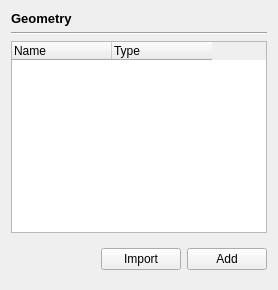
             <widget class="QWidget" name="geometryPage">
              <layout class="QVBoxLayout" name="verticalLayout_4">
               <item>
                <widget class="QLabel" name="label">
                 <property name="font">
                  <font>
                   <pointsize>10</pointsize>
                   <bold>true</bold>
                  </font>
                 </property>
                 <property name="text">
                  <string>Geometry</string>
                 </property>
                </widget>
               </item>
               <item>
                <widget class="Line" name="line">
                 <property name="orientation">
                  <enum>Qt::Horizontal</enum>
                 </property>
                </widget>
               </item>
               <item>
                <widget class="QTreeWidget" name="geometryList">
                 <property name="contextMenuPolicy">
                  <enum>Qt::CustomContextMenu</enum>
                 </property>
                 <property name="editTriggers">
                  <set>QAbstractItemView::NoEditTriggers</set>
                 </property>
                 <property name="selectionMode">
                  <enum>QAbstractItemView::ExtendedSelection</enum>
                 </property>
                 <property name="expandsOnDoubleClick">
                  <bool>false</bool>
                 </property>
                 <property name="columnCount">
                  <number>2</number>
                 </property>
                 <attribute name="headerVisible">
                  <bool>true</bool>
                 </attribute>
                 <attribute name="headerStretchLastSection">
                  <bool>false</bool>
                 </attribute>
                 <column>
                  <property name="text">
                   <string>Name</string>
                  </property>
                 </column>
                 <column>
                  <property name="text">
                   <string>Type</string>
                  </property>
                 </column>
                </widget>
               </item>
               <item>
                <widget class="QWidget" name="buttons" native="true">
                 <layout class="QHBoxLayout" name="horizontalLayout_4">
                  <property name="leftMargin">
                   <number>0</number>
                  </property>
                  <property name="rightMargin">
                   <number>0</number>
                  </property>
                  <item>
                   <spacer name="horizontalSpacer_4">
                    <property name="orientation">
                     <enum>Qt::Horizontal</enum>
                    </property>
                    <property name="sizeHint" stdset="0">
                     <size>
                      <width>40</width>
                      <height>20</height>
                     </size>
                    </property>
                   </spacer>
                  </item>
                  <item>
                   <widget class="QPushButton" name="import_">
                    <property name="text">
                     <string>Import</string>
                    </property>
                   </widget>
                  </item>
                  <item>
                   <widget class="QPushButton" name="add">
                    <property name="text">
                     <string>Add</string>
                    </property>
                   </widget>
                  </item>
                 </layout>
                </widget>
               </item>
              </layout>
             </widget>
